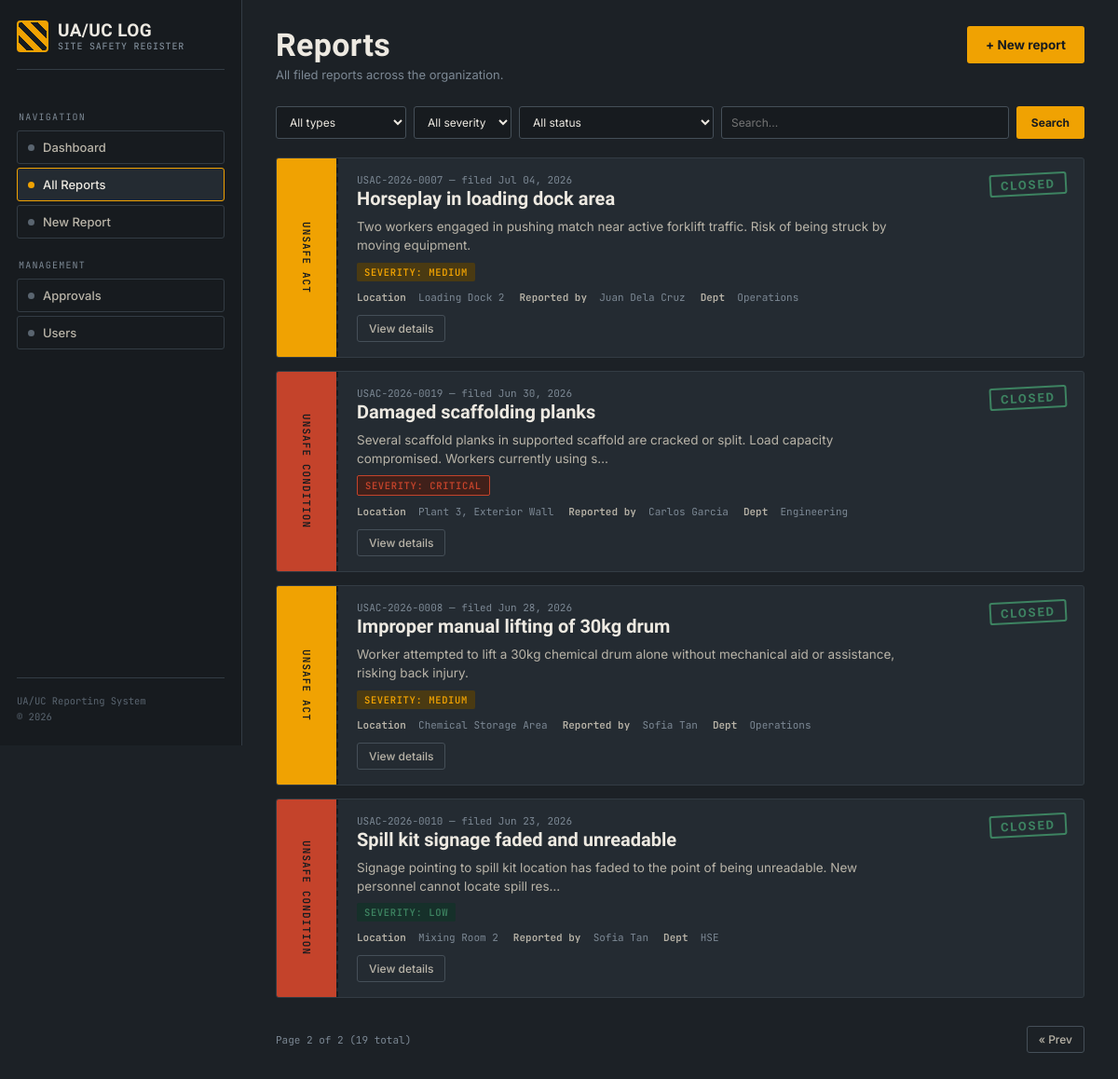
The page /reports?page=2&report_type=&severity=&status=&department=&search= (signed in) on the database its author committed.
### app.py (models this page shows, shortened)
class Report(db.Model):
    __tablename__ = "reports"
    id = db.Column(db.Integer, primary_key=True)
    report_number = db.Column(db.String(20), unique=True, nullable=False)
    report_type = db.Column(db.String(20), nullable=False)
    title = db.Column(db.String(200), nullable=False)
    description = db.Column(db.Text, nullable=False)
    category = db.Column(db.String(100), nullable=False)
    severity = db.Column(db.String(20), nullable=False)
    status = db.Column(db.String(30), nullable=False, default="Open")
    department = db.Column(db.String(50), nullable=False)
    location = db.Column(db.String(200), nullable=False)
    date_observed = db.Column(db.Date, nullable=False)
    reported_by = db.Column(db.String(100), nullable=False)
    contact_email = db.Column(db.String(120), nullable=True)
    immediate_action = db.Column(db.Text, nullable=True)
    root_cause = db.Column(db.Text, nullable=True)
    corrective_action = db.Column(db.Text, nullable=True)
    assigned_to = db.Column(db.String(100), nullable=True)
    reassignment_count = db.Column(db.Integer, nullable=False, default=0)
    photo_filename = db.Column(db.String(200), nullable=True)
    user_id = db.Column(db.Integer, db.ForeignKey("users.id"), nullable=True)
    created_at = db.Column(db.DateTime, default=datetime.utcnow)
    updated_at = db.Column(db.DateTime, default=datetime.utcnow, onupdate=datetime.utcnow)

### app.py (the view, shortened to what this page needs)
@app.route("/reports")
def reports_list():
    form = FilterForm(request.args, meta={"csrf": False})
    query = Report.query
    user = get_current_user()
    if user and not user.can_edit_reports:
        query = query.filter_by(user_id=user.id)
    report_type = request.args.get("report_type", "")
    severity = request.args.get("severity", "")
    status = request.args.get("status", "")
    department = request.args.get("department", "")
    search = request.args.get("search", "")
    if report_type:
        query = query.filter_by(report_type=report_type)
    if severity:
        query = query.filter_by(severity=severity)
    if status:
        query = query.filter_by(status=status)
    if department:
        query = query.filter_by(department=department)
    page = request.args.get("page", 1, type=int)
    per_page = 15
    pagination = query.order_by(Report.created_at.desc()).paginate(page=page, per_page=per_page)
    return render_template("reports.html", pagination=pagination, form=form, filters={
        "report_type": report_type,
        "severity": severity,
        "status": status,
        "department": department,
        "search": search
    })

### app.py
class FilterForm(FlaskForm):
    report_type = SelectField("Type", choices=[("", "All Types")] + [(t, t) for t in REPORT_TYPES], validators=[Optional()])
    severity = SelectField("Severity", choices=[("", "All Severities")] + [(s, s) for s in SEVERITY_LEVELS], validators=[Optional()])
    status = SelectField("Status", choices=[("", "All Statuses")] + [(s, s) for s in STATUS_OPTIONS], validators=[Optional()])
    department = SelectField("Department", choices=[("", "All Departments")] + [(d, d) for d in DEPARTMENTS], validators=[Optional()])
    search = StringField("Search", validators=[Optional(), Length(max=200)])
    submit = SubmitField("Filter")

### app.py (called while the page is built)
def get_current_user():
    if "user_id" in session:
        return db.session.get(User, session["user_id"])
    return None

@app.context_processor
def inject_globals():
    return {
        "current_year": datetime.now().year,
        "categories_act": CATEGORIES_ACT,
        "categories_condition": CATEGORIES_CONDITION,
        "current_user": get_current_user(),
        "ROLES": ROLES,
        "DESIGNATIONS": DESIGNATIONS,
    }

    @property
    def is_admin(self):
        return self.role == "admin"

    @property
    def can_manage_users(self):
        return self.role in ("admin", "safety_officer")

    @property
    def can_edit_reports(self):
        return self.role in ("admin", "safety_officer")

### templates/reports.html (shortened to what this page needs)
{% extends "base.html" %}
{% block content %}
<div class="topbar">
  <div>
    <div class="page-title">Reports</div>
    <div class="page-sub">
      {% if current_user.can_edit_reports %}
        All filed reports across the organization.
      {% else %}
        Your filed reports. Status changes are handled by the safety team.
      {% endif %}
    </div>
  </div>
  <a href="{{ url_for('new_report') }}" class="btn-primary">&#43; New report</a>
</div>
<div style="display:flex;gap:8px;flex-wrap:wrap;margin-bottom:20px;">
  <form method="GET" style="display:flex;gap:8px;flex-wrap:wrap;width:100%;">
    <select name="report_type" style="background:var(--bg-inset);border:1px solid var(--line-light);color:var(--paper);font-family:var(--font-body);font-size:12px;padding:8px 10px;border-radius:var(--radius);outline:none;">
      <option value="">All types</option>
    </select>
    <select name="severity" style="background:var(--bg-inset);border:1px solid var(--line-light);color:var(--paper);font-family:var(--font-body);font-size:12px;padding:8px 10px;border-radius:var(--radius);outline:none;">
      <option value="">All severity</option>
    </select>
    <select name="status" style="background:var(--bg-inset);border:1px solid var(--line-light);color:var(--paper);font-family:var(--font-body);font-size:12px;padding:8px 10px;border-radius:var(--radius);outline:none;">
      <option value="">All status</option>
    </select>
    <input type="text" name="search" placeholder="Search..." value="{{ filters.search }}" style="background:var(--bg-inset);border:1px solid var(--line-light);color:var(--paper);font-family:var(--font-body);font-size:12px;padding:8px 10px;border-radius:var(--radius);outline:none;flex:1;min-width:140px;">
    <button type="submit" class="btn-primary" style="padding:8px 16px;font-size:12px;">Search</button>
  </form>
</div>
<div class="ledger">
  {% if pagination.items %}
    {% for r in pagination.items %}
    <div class="tag">
      <div class="tag-spine {{ 'act' if r.report_type == 'Unsafe Act' else 'cond' }}">{{ r.report_type }}</div>
      <div class="tag-body">
        <div class="tag-toprow">
          <div>
            <div class="tag-id">{{ r.report_number }} &mdash; filed {{ r.date_observed.strftime('%b %d, %Y') }}</div>
            <div class="tag-title">{{ r.title }}</div>
          </div>
          <div class="status-stamp
            {% if r.status == 'Open' %}status-open
            {% elif r.status == 'Closed' %}status-closed
            {% else %}status-progress{% endif %}">{{ r.status }}</div>
        </div>
        <div class="tag-desc">{{ r.description[:120] }}{% if r.description|length > 120 %}&hellip;{% endif %}</div>
        <div class="badge-row">
          <span class="sev-badge sev-{{ r.severity|lower }}">Severity: {{ r.severity }}</span>
        </div>
        <div class="tag-meta">
          <span><b>Location</b> &nbsp;{{ r.location }}</span>
          <span><b>Reported by</b> &nbsp;{{ r.reported_by }}</span>
          <span><b>Dept</b> &nbsp;{{ r.department }}</span>
        </div>
        <div class="tag-actions">
          <a href="{{ url_for('view_report', report_id=r.id) }}" class="action-btn">View details</a>
        </div>
      </div>
    </div>
    {% endfor %}
    {% if pagination.pages > 1 %}
    <div style="display:flex;justify-content:space-between;align-items:center;margin-top:16px;">
      <span style="font-family:var(--font-mono);font-size:11px;color:var(--slate-light);">
        Page {{ pagination.page }} of {{ pagination.pages }} ({{ pagination.total }} total)
      </span>
      <div style="display:flex;gap:6px;">
        {% if pagination.has_prev %}
        <a href="{{ url_for('reports_list', page=pagination.prev_num, **filters) }}" class="btn-ghost">&laquo; Prev</a>
        {% endif %}
      </div>
    </div>
    {% endif %}
  {% else %}
    <div class="empty-state">
      <b>No reports found</b>
      Try a different filter or log a new one.
    </div>
  {% endif %}
</div>
{% endblock %}

### static/css/style.css (style rules this page uses)
:root { --bg: #1C2126; --bg-raised: #242B32; --bg-inset: #171B1F; --paper: #EDE9E1; --paper-dim: #B9B4A8; --slate: #5A6570; --slate-light: #7C8894; --amber: #F0A202; --amber-dim: #4a3a12; --red: #C4432B; --red-dim: #40201a; --green: #3D8361; --green-dim: #16302a; --blue: #4A90D9; --blue-dim: #1a2a40; --line: #333c44; --line-light: #454f58; --radius: 3px; --font-display: 'Barlow Condensed', sans-serif; --font-body: 'Inter', sans-serif; --font-mono: 'JetBrains Mono', monospace; }
* { box-sizing:border-box;margin:0;padding:0; }
body { font-family: var(--font-body); background: var(--bg); color: var(--paper); min-height:100vh; -webkit-font-smoothing: antialiased; }
a { color: var(--amber); text-decoration:none; }
.topbar { display:flex; align-items:flex-start; justify-content:space-between; margin-bottom: 26px; gap: 20px; flex-wrap:wrap; }
.page-title { font-family: var(--font-display); font-size: 34px; font-weight:700; letter-spacing:0.01em; }
.page-sub { font-size: 13px; color: var(--slate-light); margin-top: 4px; max-width:52ch; }
.btn-primary { background: var(--amber); color: var(--bg-inset); border:none; font-family: var(--font-body); font-weight:700; font-size: 13.5px; padding: 12px 20px; border-radius: var(--radius); cursor:pointer; display:flex; align-items:center; gap:8px; transition: filter .15s, transform .1s; flex-shrink:0; text-decoration:none; }
.btn-ghost { background: transparent; border: 1px solid var(--line-light); color: var(--paper-dim); font-family: var(--font-body); font-size: 12px; font-weight:500; padding: 6px 12px; border-radius: var(--radius); cursor:pointer; transition: all .15s; text-decoration:none; display:inline-flex; align-items:center; gap:6px; }
.ledger { display:flex; flex-direction:column; gap:14px; }
.tag { background: var(--bg-raised); border: 1px solid var(--line); border-radius: var(--radius); display:flex; position:relative; overflow:hidden; transition: border-color .15s; }
.tag::before { content:""; position:absolute; left:64px; top:0; bottom:0; width:0; border-left: 2px dashed var(--bg-inset); }
.tag-spine { width: 64px; flex-shrink:0; display:flex; align-items:center; justify-content:center; font-family: var(--font-mono); writing-mode: vertical-rl; text-orientation: mixed; font-size: 11px; font-weight:600; letter-spacing: 0.1em; text-transform:uppercase; padding: 14px 0; color: var(--bg-inset); }
.tag-spine.act { background: var(--amber); }
.tag-spine.cond { background: var(--red); }
.tag-body { flex:1; min-width:0; padding: 16px 18px 16px 22px; display:flex; flex-direction:column; gap:8px; }
.tag-toprow { display:flex; align-items:flex-start; justify-content:space-between; gap: 12px; flex-wrap:wrap; }
.tag-id { font-family: var(--font-mono); font-size: 11px; color: var(--slate-light); }
.tag-title { font-family: var(--font-display); font-size: 20px; font-weight:600; line-height:1.15; margin-top:2px; color:var(--paper); }
.tag-desc { font-size: 13.5px; color: var(--paper-dim); line-height:1.5; max-width: 68ch; }
.tag-meta { display:flex; gap:16px; flex-wrap:wrap; font-family: var(--font-mono); font-size: 11px; color: var(--slate-light); margin-top:2px; }
.tag-meta span b { color: var(--paper-dim); font-weight:600; }
.badge-row { display:flex; gap:8px; align-items:center; flex-wrap:wrap; }
.sev-badge { font-family: var(--font-mono); font-size:10.5px; font-weight:600; letter-spacing:0.06em; padding: 3px 8px; border-radius: 2px; text-transform:uppercase; }
.sev-low { background: var(--green-dim); color: var(--green); }
.sev-medium { background: var(--amber-dim); color: var(--amber); }
.sev-critical { background: var(--red-dim); color: var(--red); border:1px solid var(--red); }
.status-stamp { font-family: var(--font-display); font-size: 13px; font-weight: 800; letter-spacing: 0.14em; border: 2px solid; border-radius: 3px; padding: 3px 10px 2px; transform: rotate(-3deg); text-transform:uppercase; flex-shrink:0; }
.status-closed { color: var(--green); border-color: var(--green); }
.tag-actions { display:flex; gap:8px; margin-top:4px; flex-wrap:wrap; }
.action-btn { background: transparent; border: 1px solid var(--line-light); color: var(--paper-dim); font-family: var(--font-body); font-size: 12px; font-weight:500; padding: 6px 12px; border-radius: var(--radius); cursor:pointer; transition: all .15s; }

### rows shown on the page
Report: report_type "UNSAFE ACT", report_number "USAC-2026-0007", date_observed "Jul 04, 2026", title "Horseplay in loading dock area", status "CLOSED", description "Two workers engaged in pushing match near active forklift traffic. Risk of being struck by moving equipment.", severity "MEDIUM", location "Loading Dock 2", reported_by "Juan Dela Cruz", department "Operations"
Report: report_type "UNSAFE CONDITION", report_number "USAC-2026-0019", date_observed "Jun 30, 2026", title "Damaged scaffolding planks", status "CLOSED", description "Several scaffold planks in supported scaffold are cracked or split. Load capacity compromised. Workers currently using s", severity "CRITICAL", location "Plant 3, Exterior Wall", reported_by "Carlos Garcia", department "Engineering"
Report: report_type "UNSAFE ACT", report_number "USAC-2026-0008", date_observed "Jun 28, 2026", title "Improper manual lifting of 30kg drum", status "CLOSED", description "Worker attempted to lift a 30kg chemical drum alone without mechanical aid or assistance, risking back injury.", severity "MEDIUM", location "Chemical Storage Area", reported_by "Sofia Tan", department "Operations"
Report: report_type "UNSAFE CONDITION", report_number "USAC-2026-0010", date_observed "Jun 23, 2026", title "Spill kit signage faded and unreadable", status "CLOSED", description "Signage pointing to spill kit location has faded to the point of being unreadable. New personnel cannot locate spill res", severity "LOW", location "Mixing Room 2", reported_by "Sofia Tan", department "HSE"

### other values the page prints
{{ pagination.page }} "2"
{{ pagination.pages }} "2"
{{ pagination.total }} "19"
